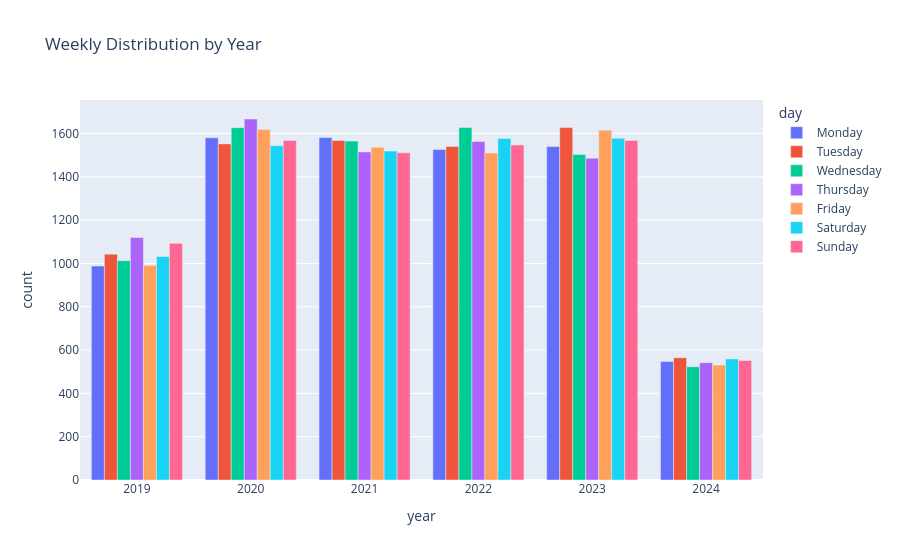

The code cell stored with this chart in its notebook:
### Code cell
# Extract year and day
healthcare['year'] = healthcare['date_of_admission'].dt.year

# Create peak dataframe
peak = (
    healthcare
    .groupby(['year', 'day'], observed=True)
    .size()
    .reset_index(name='count')
)
day_order = ['Monday', 'Tuesday', 'Wednesday', 'Thursday', 'Friday', 'Saturday', 'Sunday']

peak['day'] = pd.Categorical(peak['day'], categories=day_order, ordered=True)
peak = peak.sort_values(['year', 'day'])

fig = px.bar(
    peak,
    x='year',
    y='count',
    color='day',
    category_orders={'day': day_order},
    barmode='group',
    title='Weekly Distribution by Year'
)

fig.show()

### Figure 1 — Plotly figure (JSON) as saved in the notebook; plotly's stock layout.template omitted (floating-point values rounded to 4 significant figures)
{"data": [{"alignmentgroup": "True", "hovertemplate": "day=Monday<br>year=%{x}<br>count=%{y}<extra></extra>", "legendgroup": "Monday", "marker": {"color": "#636efa", "pattern": {"shape": ""}}, "name": "Monday", "offsetgroup": "Monday", "orientation": "v", "showlegend": true, "textposition": "auto", "type": "bar", "x": [2019, 2020, 2021, 2022, 2023, 2024], "xaxis": "x", "y": [988, 1580, 1581, 1526, 1540, 547], "yaxis": "y"}, {"alignmentgroup": "True", "hovertemplate": "day=Tuesday<br>year=%{x}<br>count=%{y}<extra></extra>", "legendgroup": "Tuesday", "marker": {"color": "#EF553B", "pattern": {"shape": ""}}, "name": "Tuesday", "offsetgroup": "Tuesday", "orientation": "v", "showlegend": true, "textposition": "auto", "type": "bar", "x": [2019, 2020, 2021, 2022, 2023, 2024], "xaxis": "x", "y": [1043, 1552, 1568, 1540, 1628, 565], "yaxis": "y"}, {"alignmentgroup": "True", "hovertemplate": "day=Wednesday<br>year=%{x}<br>count=%{y}<extra></extra>", "legendgroup": "Wednesday", "marker": {"color": "#00cc96", "pattern": {"shape": ""}}, "name": "Wednesday", "offsetgroup": "Wednesday", "orientation": "v", "showlegend": true, "textposition": "auto", "type": "bar", "x": [2019, 2020, 2021, 2022, 2023, 2024], "xaxis": "x", "y": [1013, 1627, 1565, 1628, 1503, 523], "yaxis": "y"}, {"alignmentgroup": "True", "hovertemplate": "day=Thursday<br>year=%{x}<br>count=%{y}<extra></extra>", "legendgroup": "Thursday", "marker": {"color": "#ab63fa", "pattern": {"shape": ""}}, "name": "Thursday", "offsetgroup": "Thursday", "orientation": "v", "showlegend": true, "textposition": "auto", "type": "bar", "x": [2019, 2020, 2021, 2022, 2023, 2024], "xaxis": "x", "y": [1120, 1667, 1515, 1563, 1486, 542], "yaxis": "y"}, {"alignmentgroup": "True", "hovertemplate": "day=Friday<br>year=%{x}<br>count=%{y}<extra></extra>", "legendgroup": "Friday", "marker": {"color": "#FFA15A", "pattern": {"shape": ""}}, "name": "Friday", "offsetgroup": "Friday", "orientation": "v", "showlegend": true, "textposition": "auto", "type": "bar", "x": [2019, 2020, 2021, 2022, 2023, 2024], "xaxis": "x", "y": [991, 1619, 1536, 1510, 1615, 531], "yaxis": "y"}, {"alignmentgroup": "True", "hovertemplate": "day=Saturday<br>year=%{x}<br>count=%{y}<extra></extra>", "legendgroup": "Saturday", "marker": {"color": "#19d3f3", "pattern": {"shape": ""}}, "name": "Saturday", "offsetgroup": "Saturday", "orientation": "v", "showlegend": true, "textposition": "auto", "type": "bar", "x": [2019, 2020, 2021, 2022, 2023, 2024], "xaxis": "x", "y": [1032, 1544, 1519, 1577, 1578, 559], "yaxis": "y"}, {"alignmentgroup": "True", "hovertemplate": "day=Sunday<br>year=%{x}<br>count=%{y}<extra></extra>", "legendgroup": "Sunday", "marker": {"color": "#FF6692", "pattern": {"shape": ""}}, "name": "Sunday", "offsetgroup": "Sunday", "orientation": "v", "showlegend": true, "textposition": "auto", "type": "bar", "x": [2019, 2020, 2021, 2022, 2023, 2024], "xaxis": "x", "y": [1093, 1568, 1511, 1547, 1568, 552], "yaxis": "y"}], "layout": {"barmode": "group", "legend": {"title": {"text": "day"}, "tracegroupgap": 0}, "title": {"text": "Weekly Distribution by Year"}, "xaxis": {"anchor": "y", "domain": [0, 1], "title": {"text": "year"}}, "yaxis": {"anchor": "x", "domain": [0, 1], "title": {"text": "count"}}}}
